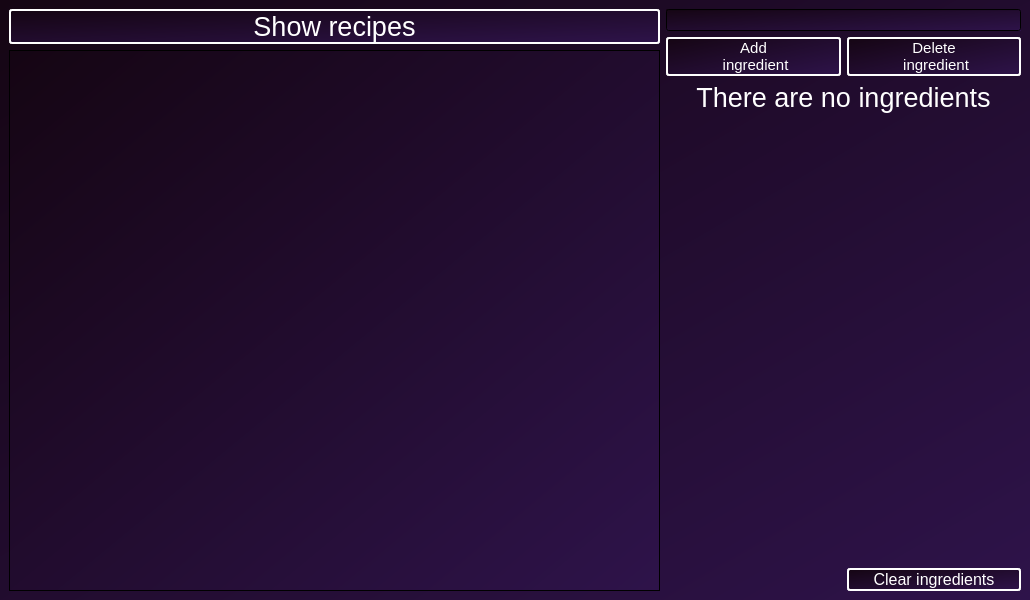
<?xml version="1.0" encoding="UTF-8"?>
<ui version="4.0">
 <class>MainWindow</class>
 <widget class="QMainWindow" name="MainWindow">
  <property name="geometry">
   <rect>
    <x>0</x>
    <y>0</y>
    <width>1030</width>
    <height>600</height>
   </rect>
  </property>
  <property name="windowTitle">
   <string>MainWindow</string>
  </property>
  <property name="layoutDirection">
   <enum>Qt::LeftToRight</enum>
  </property>
  <property name="styleSheet">
   <string notr="true">background-color: qlineargradient(spread:pad, x1:0, y1:0, x2:1, y2:1, stop:0 rgba(21, 5, 19, 255), stop:1 rgba(46, 19, 74, 255))</string>
  </property>
  <widget class="QWidget" name="centralwidget">
   <layout class="QGridLayout" name="gridLayout">
    <item row="0" column="0" rowspan="3">
     <widget class="QPushButton" name="show_recipes">
      <property name="styleSheet">
       <string notr="true">color: white;
font: 20pt;

border: 2px solid white;
border-radius: 3px;</string>
      </property>
      <property name="text">
       <string>Show recipes</string>
      </property>
     </widget>
    </item>
    <item row="0" column="1" rowspan="4">
     <layout class="QGridLayout" name="gridLayout_2">
      <item row="1" column="0">
       <widget class="QPushButton" name="add_ingredient">
        <property name="styleSheet">
         <string notr="true">color: white;
font: 11pt;

border: 2px solid white;
border-radius: 3px;</string>
        </property>
        <property name="text">
         <string>Add
 ingredient</string>
        </property>
       </widget>
      </item>
      <item row="0" column="0" colspan="2">
       <widget class="QLineEdit" name="input">
        <property name="styleSheet">
         <string notr="true">color: white;
font: 18pt &quot;MS Shell Dlg 2&quot;;
background-color:  rgb(0, 0, 0);
QListView::item {
    	margin: 2px;
    }
     
    QListView::item:selected {
    	background: orange;
    }
</string>
        </property>
        <property name="text">
         <string/>
        </property>
        <property name="alignment">
         <set>Qt::AlignHCenter|Qt::AlignTop</set>
        </property>
        <property name="cursorMoveStyle">
         <enum>Qt::LogicalMoveStyle</enum>
        </property>
        <property name="clearButtonEnabled">
         <bool>true</bool>
        </property>
       </widget>
      </item>
      <item row="2" column="0" rowspan="5" colspan="2">
       <widget class="QLabel" name="ingredients">
        <property name="minimumSize">
         <size>
          <width>355</width>
          <height>0</height>
         </size>
        </property>
        <property name="maximumSize">
         <size>
          <width>355</width>
          <height>16777215</height>
         </size>
        </property>
        <property name="styleSheet">
         <string notr="true">background-color: none;
font:  20pt;
color: white;</string>
        </property>
        <property name="text">
         <string>There are no ingredients</string>
        </property>
        <property name="alignment">
         <set>Qt::AlignHCenter|Qt::AlignTop</set>
        </property>
       </widget>
      </item>
      <item row="1" column="1">
       <widget class="QPushButton" name="delete_ingredient">
        <property name="styleSheet">
         <string notr="true">font: 11pt;
color: white;
border: 2px solid white;
border-radius: 3px;</string>
        </property>
        <property name="text">
         <string>Delete
 ingredient</string>
        </property>
       </widget>
      </item>
      <item row="7" column="1">
       <widget class="QPushButton" name="clear">
        <property name="layoutDirection">
         <enum>Qt::LeftToRight</enum>
        </property>
        <property name="styleSheet">
         <string notr="true">color: white;
font: 12pt;

border: 2px solid white;
border-radius: 3px;</string>
        </property>
        <property name="text">
         <string>Clear ingredients</string>
        </property>
       </widget>
      </item>
     </layout>
    </item>
    <item row="3" column="0">
     <layout class="QVBoxLayout" name="verticalLayout">
      <item>
       <layout class="QVBoxLayout" name="verticalLayout_2">
        <item>
         <layout class="QVBoxLayout" name="verticalLayout_3">
          <item>
           <widget class="QScrollArea" name="recipes">
            <property name="styleSheet">
             <string notr="true">color: white;
font: 15pt;
border: 1px solid white;
border-radius: 3px;
QLabel {
color: white;
font: 15pt;
border: 1px solid white;
border-radius: 3px;
}</string>
            </property>
            <property name="widgetResizable">
             <bool>true</bool>
            </property>
            <widget class="QWidget" name="scrollAreaWidgetContents_2">
             <property name="geometry">
              <rect>
               <x>0</x>
               <y>0</y>
               <width>636</width>
               <height>519</height>
              </rect>
             </property>
            </widget>
           </widget>
          </item>
         </layout>
        </item>
       </layout>
      </item>
     </layout>
    </item>
   </layout>
  </widget>
 </widget>
 <resources/>
 <connections/>
</ui>
